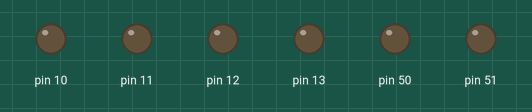
Simulated run of this sketch. Board: Arduino Mega 2560, built with avr-gcc and run on an emulated ATmega2560. Parts: output pins drawn as LEDs (lit = HIGH).

Above: at 0.12 s.
At 1.12 s:
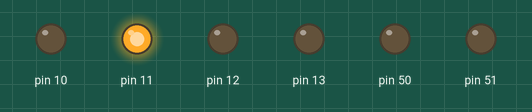
At 2.12 s:
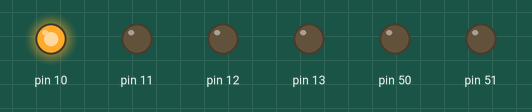
At 4.37 s:
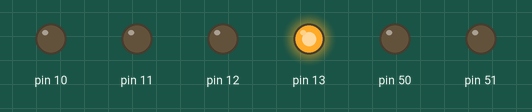
At 6.62 s:
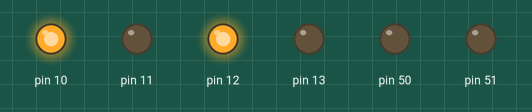
At 8.87 s:
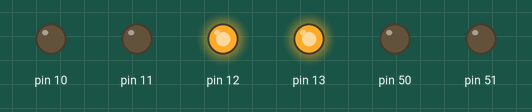
Timing chart, 0 to 9.2 s (numbered marks = the images above):
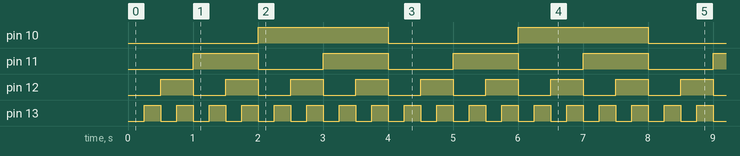

The sketch:

2C.ino
```cpp
unsigned long previousMillis1 = 0;
unsigned long previousMillis2 = 0;
unsigned long previousMillis3 = 0;
unsigned long previousMillis4 = 0;

void setup() {
  // initialize digital pin LED_BUILTIN as an output.
  Serial.begin(9600); //Esto define la velocidad de bits por segundo, este es el estandar
  pinMode(13, OUTPUT);
  pinMode(12, OUTPUT);
  pinMode(11, OUTPUT);
  pinMode(10, OUTPUT);
  pinMode(50, OUTPUT);
  pinMode(51, OUTPUT);

}

// the loop function runs over and over again forever
void loop() {
  /*digitalWrite(13, HIGH);
  digitalWrite(12, HIGH);
  digitalWrite(11, HIGH);
  digitalWrite(10, HIGH);
  digitalWrite(50, HIGH);
  digitalWrite(51, HIGH);
  delay(1000);
  digitalWrite(13, LOW);
  digitalWrite(12, LOW);
  digitalWrite(11, LOW);
  digitalWrite(10, LOW);
  digitalWrite(50, LOW);
  digitalWrite(51, LOW);
  delay(1000);*/

  unsigned long currentMillis = millis();

  if (currentMillis - previousMillis1 >= 250) {
    previousMillis1 = currentMillis;
    if (digitalRead(13) == LOW) {
      digitalWrite(13, HIGH);
    } else {
      digitalWrite(13, LOW);
    }
  }
  if (currentMillis - previousMillis2 >= 500) {
  previousMillis2 = currentMillis;
    if (digitalRead(12) == LOW) {
      digitalWrite(12, HIGH);
    } else {
      digitalWrite(12, LOW);
    }
  }
  if (currentMillis - previousMillis3 >= 1000) {
  previousMillis3 = currentMillis;
    if (digitalRead(11) == LOW) {
      digitalWrite(11, HIGH);
    } else {
      digitalWrite(11, LOW);
    }
  }
  if (currentMillis - previousMillis4 >= 2000) {
  previousMillis4 = currentMillis;
    if (digitalRead(10) == LOW) {
      digitalWrite(10, HIGH);
    } else {
      digitalWrite(10, LOW);
    }
  }

}
```

Measured:
- by itself, pin 10: alternates HIGH for 2.0 s and LOW for 2.0 s
- by itself, pin 11: alternates HIGH for 1.0 s and LOW for 1.0 s
- by itself, pin 12: alternates HIGH for 0.50 s and LOW for 0.50 s
- by itself, pin 13: alternates HIGH for 0.25 s and LOW for 0.25 s
